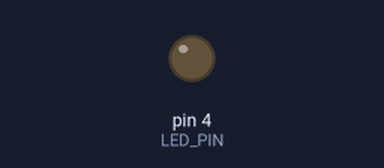
A sketch run on a simulated Arduino Uno, built with avr-gcc and run on an emulated ATmega328P. Shown: output pins drawn as LEDs (lit = HIGH).

Above: at 8.0 s.
At 18.0 s:
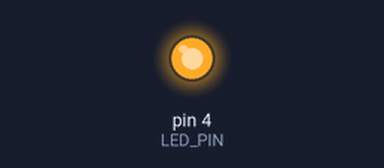
Timing chart, 0 to 20.8 s (numbered marks = the images above):
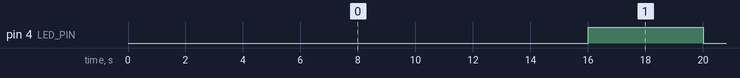

Measured:
- by itself, pin 4 (LED_PIN): alternates HIGH for 4.0 s and LOW for 12.0 s

The sketch:

sketch_oct18a.ino
```cpp
// ===============================
// Heltec LoRa WiFi V3 LED Sequence
// ===============================

// Assign each board one of these:
// "FIELD"
// "COMMAND"
// "RESPONDER"
// "HOSPITAL"
#define BOARD_ROLE "RESPONDER"

// LED pin
#define LED_PIN 4

// Timing
const unsigned long interval = 4000;   // normal 4-second steps
const unsigned long fieldStartup = 8000; // extended Field glow time

void setup() {
  pinMode(LED_PIN, OUTPUT);
  digitalWrite(LED_PIN, LOW);
}

void loop() {
  unsigned long t = millis();

  bool shouldGlow = false;

  // Step A: Field stays ON for the first 8 seconds
  if (t < fieldStartup && strcmp(BOARD_ROLE, "FIELD") == 0) {
    shouldGlow = true;
  } else {
    // After startup, switch to normal 4-step sequence
    int step = ((t - fieldStartup) / interval) % 4;

    // Step 0: Field glows
    if (step == 0 && strcmp(BOARD_ROLE, "FIELD") == 0) {
      shouldGlow = true;
    }

    // Step 1: Command Centre glows
    if (step == 1 && strcmp(BOARD_ROLE, "COMMAND") == 0) {
      shouldGlow = true;
    }

    // Step 2: Field + Responder glow together
    if (step == 2 &&
       (strcmp(BOARD_ROLE, "FIELD") == 0 || strcmp(BOARD_ROLE, "RESPONDER") == 0)) {
      shouldGlow = true;
    }

    // Step 3: Hospital glows last
    if (step == 3 && strcmp(BOARD_ROLE, "HOSPITAL") == 0) {
      shouldGlow = true;
    }
  }

  digitalWrite(LED_PIN, shouldGlow ? HIGH : LOW);
}
```
